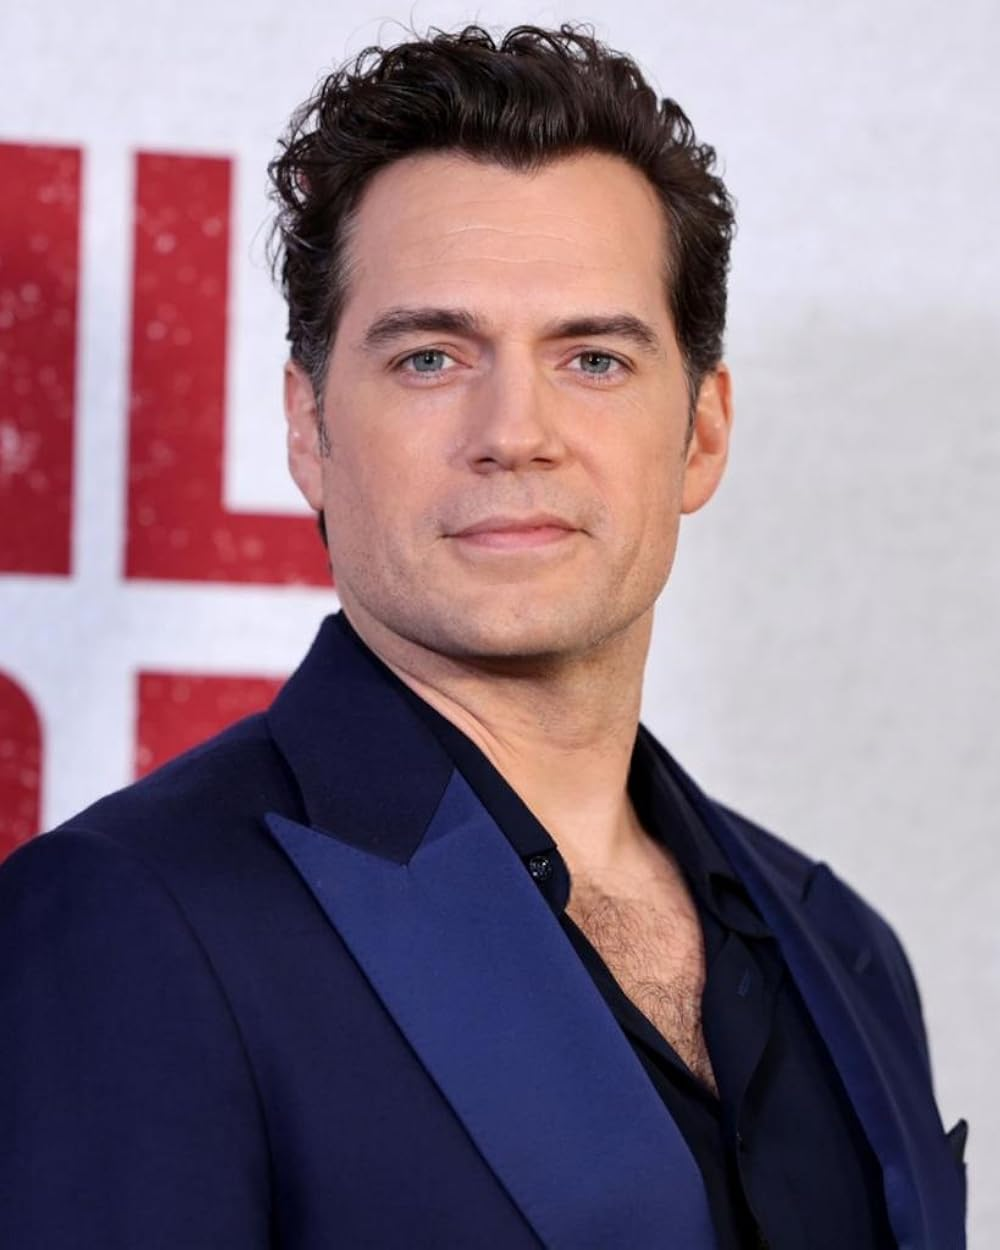

The Python source for this figure:
from backend.services.detector import extract_face

# Change this to the path of a real photo with a visible face
image_path = "test_face.jpg"

print(f"Looking for a face in: {image_path}")
face = extract_face(image_path)

if face:
    face.save("extracted_face.jpg")
    print("Success! Face detected and saved as 'extracted_face.jpg'")
else:
    print("No face detected. Make sure the image has a clearly visible face.")
